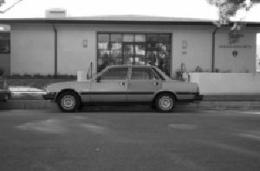
#> input picture image_0002.jpg, 260 x 171 px
$ python blurring.py --image image_0002.jpg
#> lines starting #> are read from the running program, lines starting #| are printed output that depends on the picture
# -*- coding: utf-8 -*-
"""
Created on Wed May 24 14:04:18 2017

@author: Rukayat Ariroi
"""

import numpy as np
import argparse
import cv2

ap = argparse.ArgumentParser()
ap.add_argument("-i", "--image", required = True,
help = "Path to the image")
args = vars(ap.parse_args())

image = cv2.imread(args["image"])
#> image is the input picture: shape (171, 260, 3); min 0, max 255, mean 111.6
cv2.imshow("Original", image)
blurred = np.hstack([
cv2.blur(image, (3, 3)),
cv2.blur(image, (5, 5)),
cv2.blur(image, (7, 7))])
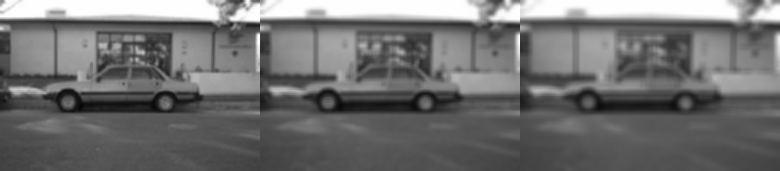
#> blurred: shape (171, 780, 3); min 6, max 255, mean 111.6
cv2.imshow("Averaged", blurred)
cv2.waitKey(0)
blurred = np.hstack([
cv2.GaussianBlur(image, (3, 3), 0),
cv2.GaussianBlur(image, (5, 5), 0),
cv2.GaussianBlur(image, (7, 7), 0)])
cv2.imshow("Gaussian", blurred)
cv2.waitKey(0)
blurred = np.hstack([
cv2.medianBlur(image, 3),
cv2.medianBlur(image, 5),
cv2.medianBlur(image, 7)])
cv2.imshow("Median", blurred)
cv2.waitKey(0)
blurred = np.hstack([
cv2.bilateralFilter(image, 5, 21, 21),
cv2.bilateralFilter(image, 7, 31, 31),
cv2.bilateralFilter(image, 9, 41, 41)])
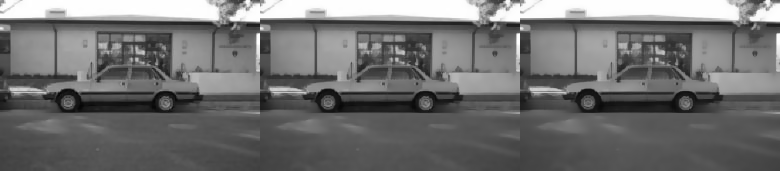
#> blurred: shape (171, 780, 3); min 4, max 255, mean 111.6
cv2.imshow("Bilateral", blurred)
cv2.waitKey(0)

$ run again, on image_0075.jpg
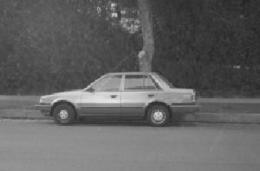
#> input picture image_0075.jpg, 260 x 171 px
#> image is the input picture: shape (171, 260, 3); min 35, max 236, mean 98
#> `blurred = np.hstack([ cv2.blur(image, (3, 3)), cv2.blur(image, (5, 5))..`:
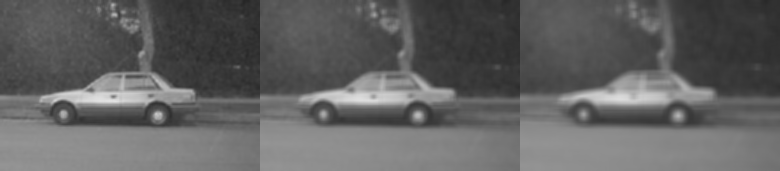
#> blurred: shape (171, 780, 3); min 38, max 227, mean 98

$ run again, on image_0090.jpg
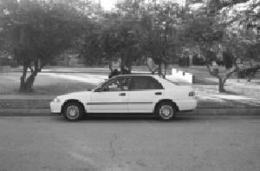
#> input picture image_0090.jpg, 260 x 171 px
#> image is the input picture: shape (171, 260, 3); min 15, max 255, mean 118.8
#> `blurred = np.hstack([ cv2.blur(image, (3, 3)), cv2.blur(image, (5, 5))..`:
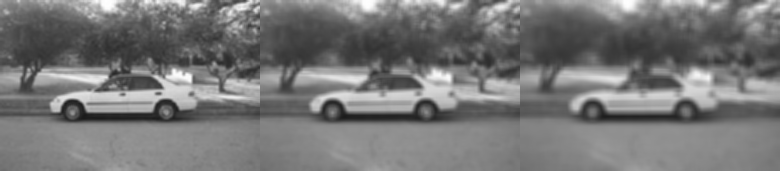
#> blurred: shape (171, 780, 3); min 26, max 255, mean 118.8
#> `blurred = np.hstack([ cv2.bilateralFilter(image, 5, 21, 21), cv2.bilat..`:
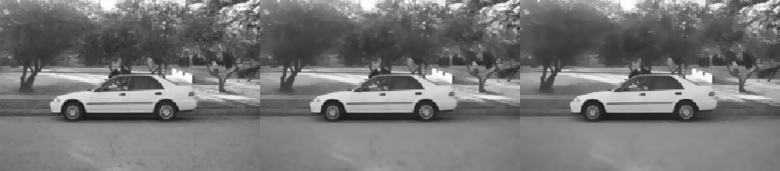
#> blurred: shape (171, 780, 3); min 20, max 255, mean 118.8

$ run again, on image_0120.jpg
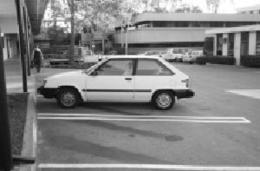
#> input picture image_0120.jpg, 260 x 171 px
#> image is the input picture: shape (171, 260, 3); min 7, max 255, mean 130.8
#> `blurred = np.hstack([ cv2.medianBlur(image, 3), cv2.medianBlur(image, ..`:
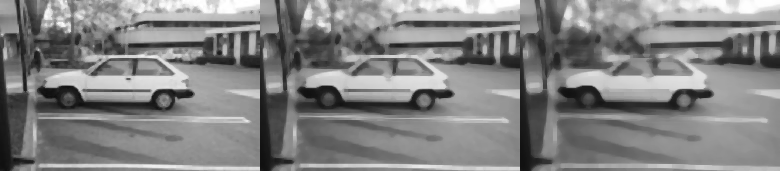
#> blurred: shape (171, 780, 3); min 12, max 255, mean 130.5
#> `blurred = np.hstack([ cv2.bilateralFilter(image, 5, 21, 21), cv2.bilat..`:
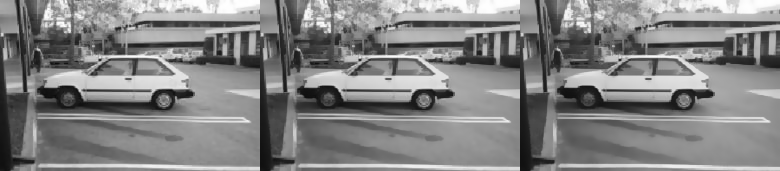
#> blurred: shape (171, 780, 3); min 12, max 255, mean 130.8
